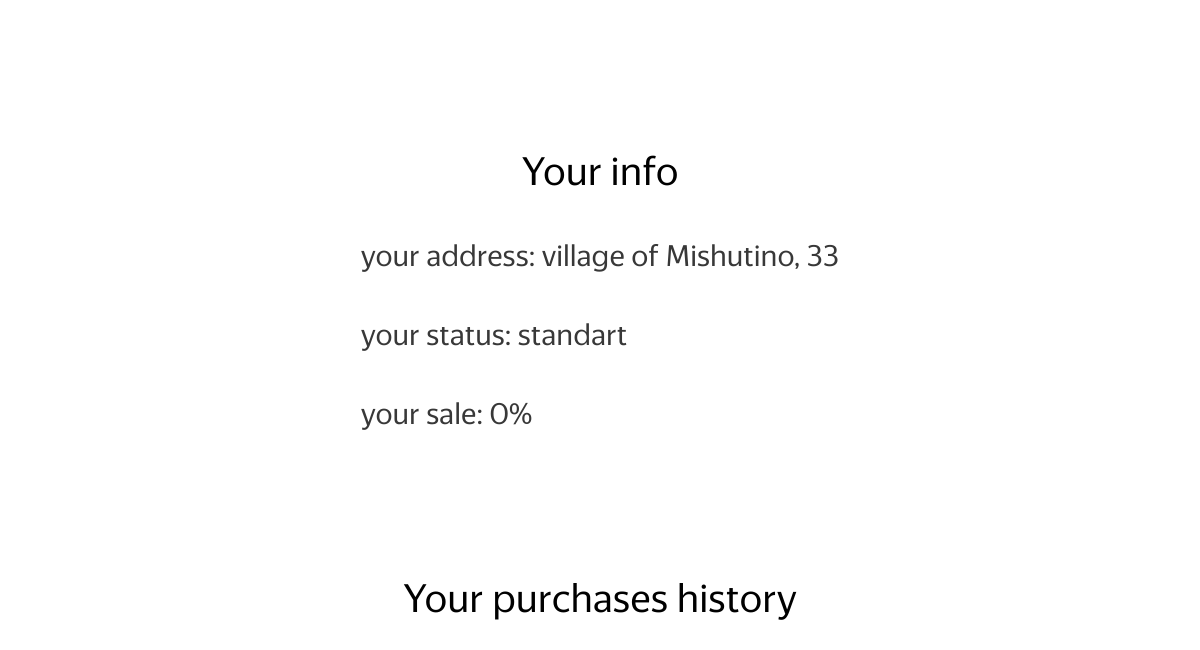
/user.php (signed in, lower part), run on an earlier commit of the app's database.
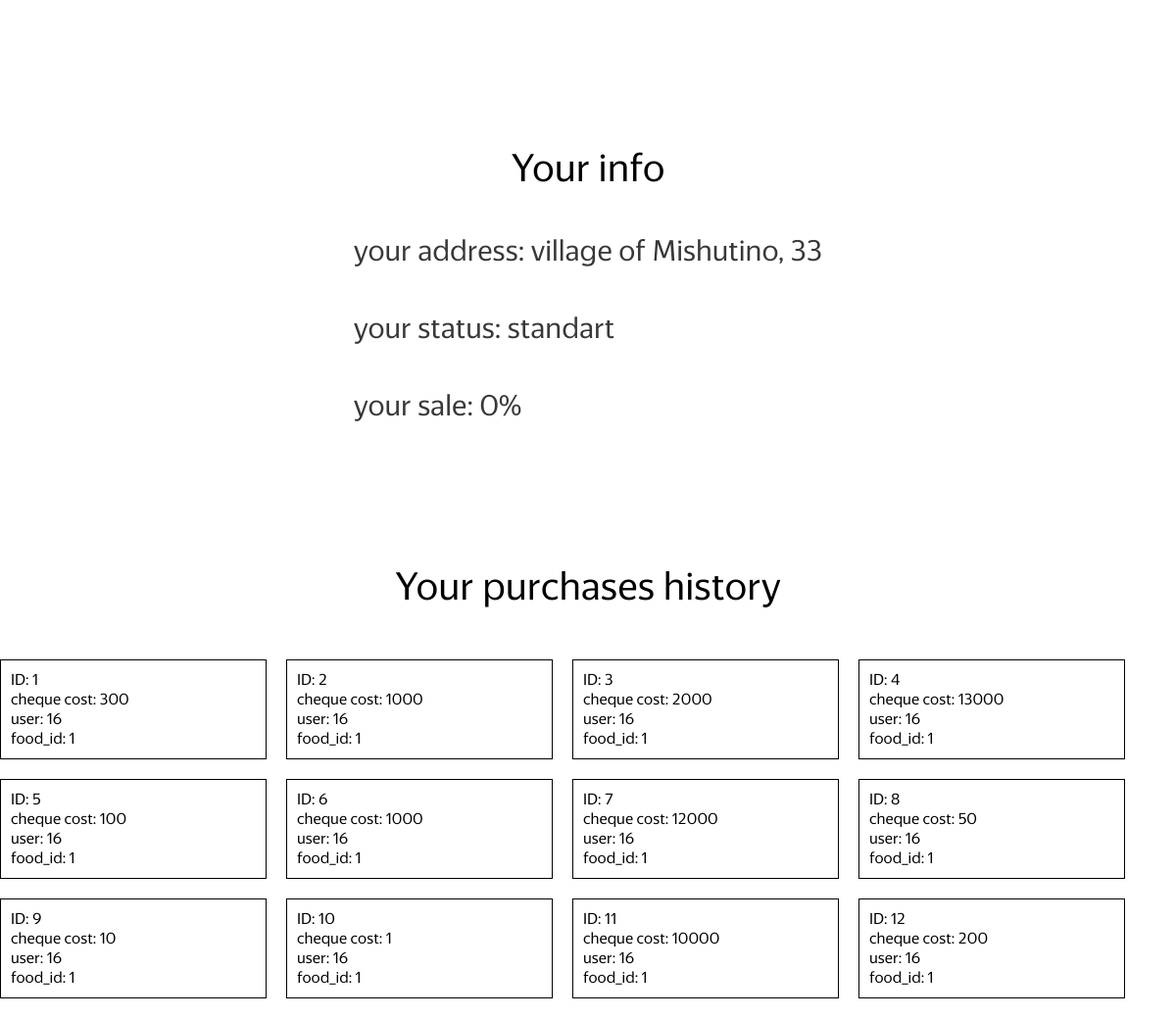
And on a later commit of the database.
### tables this page shows
CREATE TABLE `cheque` (
  `cheque_id` int NOT NULL,
  `cheque_cost` varchar(50) NOT NULL,
  `user_id` int NOT NULL,
  `food_id` int NOT NULL
);

### user.php (the view, shortened to what this page needs)
<?php
    $con = new PDO("mysql:host=localhost;dbname=foodball", "root", "root");
    $userId = $_SESSION['id'];
?>
<!DOCTYPE html>
<html lang="en">
<head>
    <link rel="stylesheet" href="css/style.css">
</head>
<body>
    <div class="main-u">
        <div class="container">
            <div class="u-info">
                <div class="u-i">
                    <p class="u-i-heading">Your info</p>
                    <?php
                        echo "<p>your address: ".$_SESSION['address']."</p>";
                        echo "<p>your status: standart</p>";
                        echo "<p>your sale: 0%</p>";
                    ?>
                </div>
            </div>
            <div class="yLast-p">
                <p class="yLast-heading">Your purchases history</p>
                <div class="container">
                    <div class="lastU-info">
                        <?php
                            $allPurchases = $con -> query('SELECT * FROM cheque');
                            $purchases = $allPurchases -> fetchAll();
                            foreach($purchases as $value){
                                $id = $value['cheque_id'];
                                $cost = $value['cheque_cost'];
                                $user = $value['user_id'];
                                $food = $value['food_id'];
                                if($user == $userId) echo '<div class="ps-result">'.'<p> ID: '.$id.'</p>'.'<p> cheque cost: '.$cost.'</p>'.'<p> user: '.$user.'</p>'.'<p> food_id: '.$food.'</p>'.'</div>';
                            }
                        ?>
                    </div>
                </div>
            </div>
        </div>
    </div>
</body>
</html>

What changed in the data, as far as the page shows it:
added cheque: cheque_id "1", cheque_cost "300", user "16", food "1"
added cheque: cheque_id "2", cheque_cost "1000", user "16", food "1"
added cheque: cheque_id "3", cheque_cost "2000", user "16", food "1"
added cheque: cheque_id "4", cheque_cost "13000", user "16", food "1"
added cheque: cheque_id "5", cheque_cost "100", user "16", food "1"
added cheque: cheque_id "6", cheque_cost "1000", user "16", food "1"
added cheque: cheque_id "7", cheque_cost "12000", user "16", food "1"
added cheque: cheque_id "8", cheque_cost "50", user "16", food "1"
added cheque: cheque_id "9", cheque_cost "10", user "16", food "1"
added cheque: cheque_id "10", cheque_cost "1", user "16", food "1"
added cheque: cheque_id "11", cheque_cost "10000", user "16", food "1"
added cheque: cheque_id "12", cheque_cost "200", user "16", food "1"
